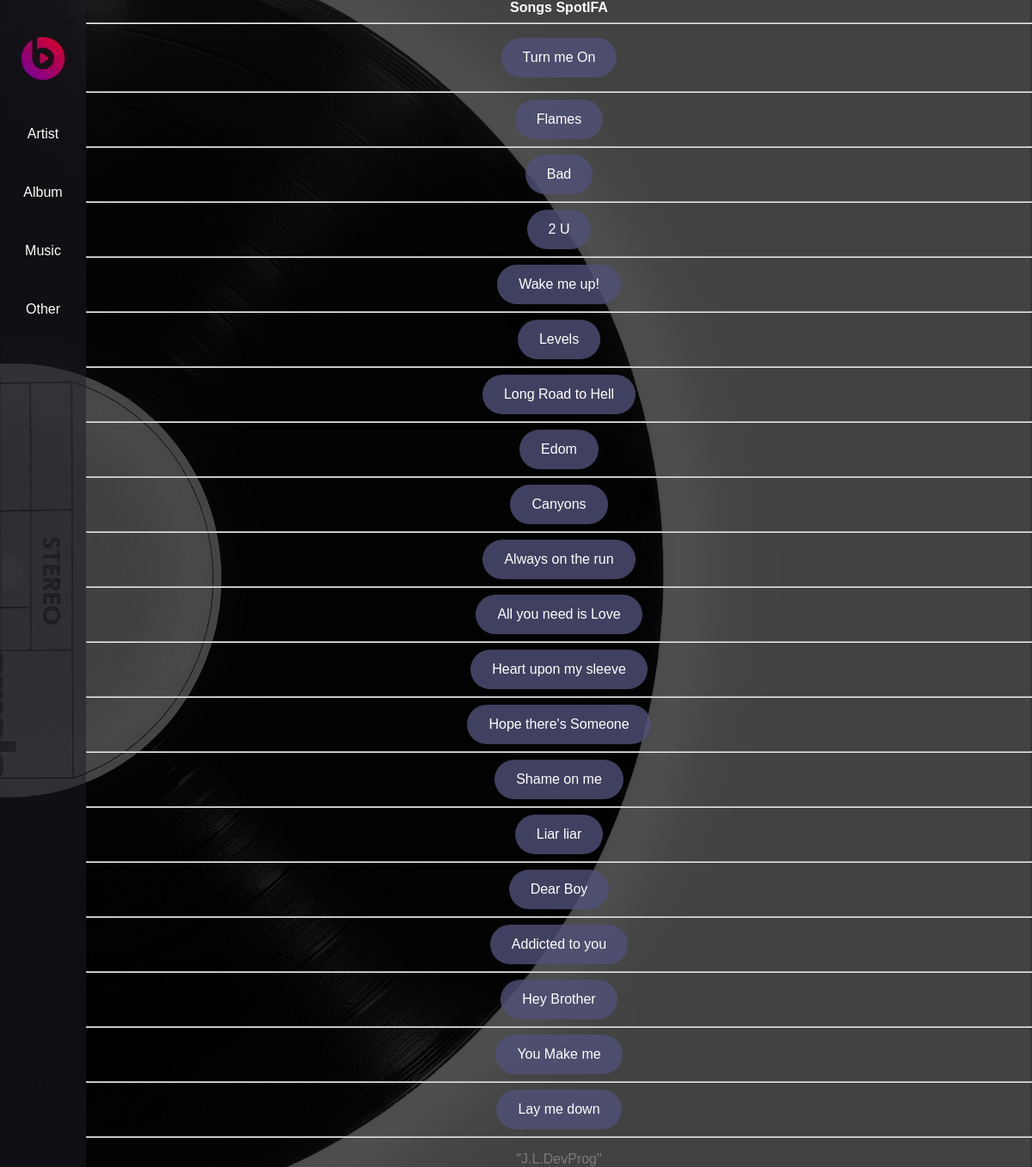
The app's page /page/song_page.php with its own data.
### tables this page shows
CREATE TABLE IF NOT EXISTS `songs` (
  `id_song` int(11) NOT NULL AUTO_INCREMENT,
  `name` varchar(250) NOT NULL,
  `release_date` date NOT NULL,
  `id_artist` int(11) DEFAULT NULL,
  `id_album` int(11) DEFAULT NULL,
  PRIMARY KEY (`id_song`),
  KEY `IDALBUM` (`id_album`),
  KEY `IDARTIST` (`id_artist`) USING BTREE
);

### page/song_page.php (the view, shortened to what this page needs)
<!DOCTYPEhtml>
<html lang="eng">
<head>
	<link rel="stylesheet" href="../style/style.css">
</head>
<body>
<div id="content">
	<header>
		Songs SpotIFA
	</header>
	<hr>
	<p>
	<?php
	$db_spot = new PDO('mysql:host=localhost;dbname=SpotIFA','root','',
                        array(PDO::ATTR_ERRMODE =>PDO::ERRMODE_EXCEPTION));
	$db_prt = $db_spot->query(
		'SELECT name
		FROM songs
		ORDER BY id_artist ASC'
	);
	while($data = $db_prt -> fetch()){
                        echo "<a class='button' href='song_sheet.php?song=".
                        $data['name']."'>".$data['name']."</a>";
                        echo "<hr>";
                    }
	?>
	</p>
	<footer>
		"J.L.DevProg"
	</footer>
</div>
</body>
</html>

### style/style.css (style rules this page uses)
body { background-image:url(../library/background_vinyl.jpg); background-repeat: no-repeat; background-position: center; background-attachment: fixed; background-size: 100%; background-color:black; font-family: "arial",sans serif; color:white; margin: 0; padding: 0; }
header { font-weight: bolder; }
footer { opacity: 0.3; }
ul { position: fixed; width: 100px; height: 100%; list-style-type: none; margin: 0; padding: 0; overflow: hidden; background-color: rgb(30, 30, 39, 0.5); overflow: auto; }
li a { display: block; color: white; text-align: center; padding: 25px 25px; text-decoration: none; }
.button:link, .button:visited { background-color: rgb(80, 80, 120, 0.8);; color: white; padding: 14px 25px; text-align: center; text-decoration: none; display: inline-block; border-radius: 25px; }
#content { margin-left: 100px; text-align: center; }
#menu { position: absolute; }
.menu_home { background:url(../library/logo.png) no-repeat; animation-name: logo; animation-duration: 3s; }

### records on screen
songs: name "Turn me On"
songs: name "Flames"
songs: name "Bad"
songs: name "2 U"
songs: name "Wake me up!"
songs: name "Levels"
songs: name "Long Road to Hell"
songs: name "Edom"
songs: name "Canyons"
songs: name "Always on the run"
songs: name "All you need is Love"
songs: name "Heart upon my sleeve"
songs: name "Hope there's Someone"
songs: name "Shame on me"
songs: name "Liar liar"
songs: name "Dear Boy"
songs: name "Addicted to you"
songs: name "Hey Brother"
songs: name "You Make me"
songs: name "Lay me down"
